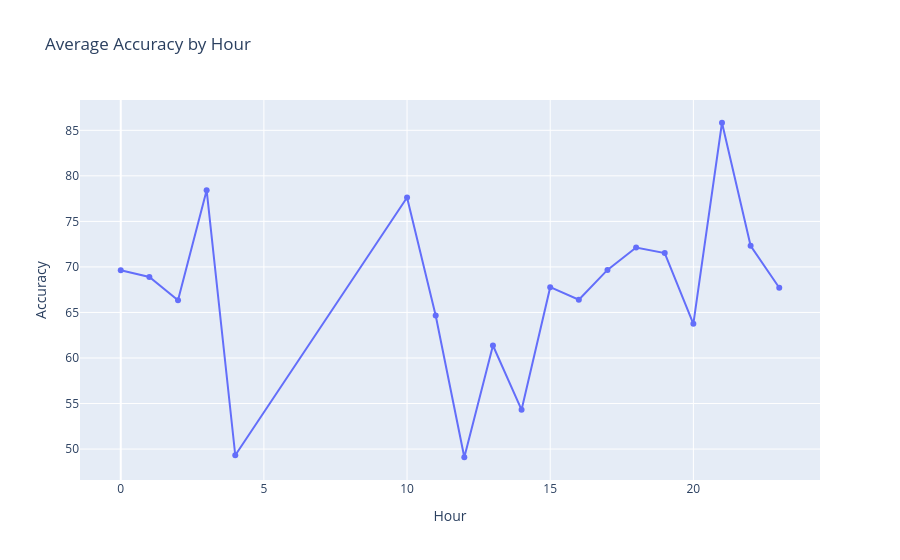

Notebook cell for this chart:
### Code cell
hour_acc = df.groupby("hour")["my_accuracy"].mean()

import plotly.graph_objects as go

fig = go.Figure()

fig.add_trace(
    go.Scatter(
        x=hour_acc.index,
        y=hour_acc.values,
        mode="lines+markers"
    )
)

fig.update_layout(
    title="Average Accuracy by Hour",
    xaxis_title="Hour",
    yaxis_title="Accuracy"
)

fig.show()

### Figure 1 — Plotly figure (JSON) as saved in the notebook; plotly's stock layout.template omitted (floating-point values rounded to 4 significant figures)
{"data": [{"mode": "lines+markers", "type": "scatter", "x": [0, 1, 2, 3, 4, 10, 11, 12, 13, 14, 15, 16, 17, 18, 19, 20, 21, 22, 23], "y": [69.63, 68.89, 66.33, 78.43, 49.32, 77.63, 64.67, 49.1, 61.37, 54.31, 67.77, 66.4, 69.67, 72.13, 71.52, 63.75, 85.83, 72.31, 67.71]}], "layout": {"title": {"text": "Average Accuracy by Hour"}, "xaxis": {"title": {"text": "Hour"}}, "yaxis": {"title": {"text": "Accuracy"}}}}
